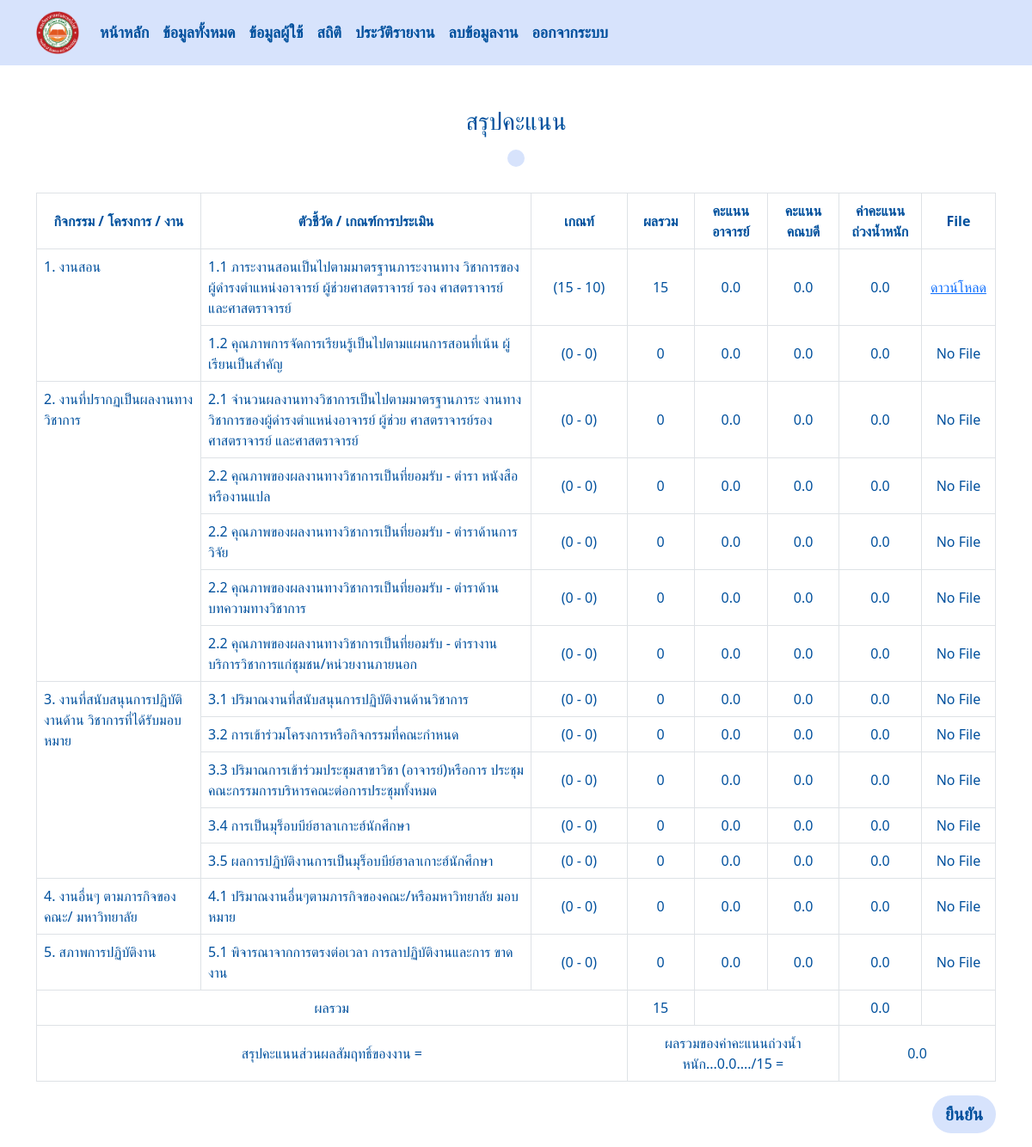
The app's page /conclusion_view/5/ (signed in) with its own data.
### managesystem/models.py (models this page shows, shortened)
class Result(models.Model):
    employee = models.ForeignKey(Employee, on_delete=models.CASCADE)
    work = models.ForeignKey(Setunit, on_delete=models.CASCADE)
    term1 = models.PositiveIntegerField(default=0)
    term2 = models.PositiveIntegerField(default=0)
    total = models.PositiveIntegerField(default=0)
    employee_score = models.FloatField(default=0.0)
    dean_score = models.FloatField(default=0.0)
    result_score = models.FloatField(default=0.0)
    file = models.FileField(upload_to=user_directory_path, blank=True, null=True)

class Work(models.Model):
    name = models.CharField(max_length=100) ### col for กิจกรรม
    description = models.TextField() ### col for ตัวชี่วัด

class Setunit(models.Model):
    name = models.ForeignKey(Work,on_delete=models.CASCADE) ### ตำแหน่ง
    minunit = models.PositiveIntegerField(default=0) ### ค่าน้ำหนักตำ
    maxunit = models.PositiveIntegerField(default=0) ### สูง
    POSITION_CHOICES = [
        ('Dean', 'Dean'),
        ('Lecturer', 'Lecturer'),
        ('Researcher', 'Researcher'),
    ]
    position = models.CharField(max_length=50, choices=POSITION_CHOICES)

### managesystem/views.py (the view)
    def wrapper(request, *args, **kwargs):
        if not request.user.is_authenticated:
            messages.info(request, "กรุณาเข้าสู่ระบบ")  # Custom message
            return redirect('login')  # Redirect to login URL
        return function(request, *args, **kwargs)

### managesystem/views.py (called while the page is built, shortened)
def custom_login_required(function):
    def wrapper(request, *args, **kwargs):
        if not request.user.is_authenticated:
            messages.info(request, "กรุณาเข้าสู่ระบบ")  # Custom message
            return redirect('login')  # Redirect to login URL
        return function(request, *args, **kwargs)
    return wrapper

@custom_login_required
def conclusion_view (request, employee_id):
    employee = get_object_or_404(Employee, id=employee_id)
    results = Result.objects.filter(employee=employee)
    grouped_works = {key: list(group) for key, group in itertools.groupby(results, key=lambda x: x.work.name.name)}
    total_sum = (results.aggregate(Sum('total'))['total__sum'] or 0)
    score_sum = (results.aggregate(Sum('result_score'))['result_score__sum'] or 0)
    result_sum = float(score_sum / total_sum)
    context = {
        'grouped_works': grouped_works,
        'employee': employee,
        'total_sum': total_sum,
        'score_sum': score_sum,
        'result_sum': result_sum
    }
    return render(request,"conclusion_view.html", context)

### templates/conclusion_view.html (shortened to what this page needs)
{% include 'navbar.html' %}
<!DOCTYPE html>
<html lang="en">
<head>
    {% load static %}
    <link rel="stylesheet" href="{% static 'css/conclusion.css' %}">
</head>
<body>
    <div class="container mt-5">
        <h3 class="text-center mb-3">สรุปคะแนน</h3>
        <div class="text-center">
        <h3 class="mb-4 name">{{employee.username.first_name}} {{employee.username.last_name}}</h3>
    </div>
        <div class="table-responsive">
            <form action="" method="POST">
                <table id="workdata-table" class="table table-bordered">
                    <thead class="thead-dark">
                        <tr class="text-center align-middle">
                            <th data-filter="true" data-filter-type="select">กิจกรรม / โครงการ / งาน</th>
                            <th data-filter="true" data-filter-type="select">ตัวชี้วัด / เกณฑ์การประเมิน</th>
                            <th data-filter="true" data-filter-type="select">เกณท์</th>
                            <th data-filter="true" data-filter-type="select">ผลรวม</th>
                            <th data-filter="true" data-filter-type="select">คะแนนอาจารย์</th>
                            <th data-filter="true" data-filter-type="select">คะแนนคณบดี</th>
                            <th id="sem2Header" data-filter="true" data-filter-type="select">ค่าคะแนนถ่วงน้ำหนัก</th>
                            <th id="sem2Header" data-filter="true" data-filter-type="select" >File</th>
                        </tr>
                    </thead>
                    <tbody>
                        {% for group_name, group_works in grouped_works.items %}
                        <tr>
                            <td rowspan="{{ group_works|length }}">{{ group_name }}</td>
                            <td name="{{group_works.0.work.name.id}}">{{ group_works.0.work.name.description }}</td>
                            <td class="text-center align-middle" style="width: 10%;">
                                ({{group_works.0.total}} - {{group_works.0.work.maxunit}})
                            </td>
                            <td class="text-center align-middle" style="width: 7%;">
                                {{group_works.0.total}}
                            </td>
                            <td  class="align-middle text-center">
                                {{ group_works.0.employee_score }}
                            </td>
                            <td  data-id="{{ group_works.0.work.id }}" class="text-center align-middle">
                                {{ group_works.0.dean_score }}
                            </td>
                            <td  data-id="{{ group_works.0.id }}" class="text-center align-middle">{{group_works.0.result_score|floatformat:1 }}</td>
                            <td class="text-center align-middle">
                            {% if group_works.0.file %}
                                <a href="{% url 'download_file' group_works.0.id %}">ดาวน์โหลด</a>
                            {% else %}
                                No File
                            {% endif %}</td>
                        </tr>
                            {% for work in group_works|slice:"1:" %}
                                    <tr>
                                        <td>{{ work.work.name.description }}</td>
                                            <td class="text-center align-middle" style="width: 10%;">
                                                ({{work.work.minunit}} - {{work.work.maxunit}})
                                            </td>
                                        <td  class="text-center align-middle">
                                            {{work.total}}
                                        </td>
                                        <td  class="align-middle text-center">
                                            {{ work.employee_score }}
                                        </td>
                                        <td  class="align-middle text-center">
                                            {{ work.dean_score }}
                                        </td>
                                        <td data-id="{{ work.id }}" class="text-center align-middle">
                                            {{work.result_score|floatformat:1 }}
                                        </td>
                                        <td class="text-center align-middle">
                                        {% if work.file %}
                                            <a href="{% url 'download_file' work.id %}">ดาวน์โหลด</a>
                                        {% else %}
                                            No File
                                        {% endif %}</td>
                                    </tr>
                                    {% endfor %}
                                    {% endfor %}
                                    <tr class="text-center align-middle">
                                        <td class="text-right" colspan="3">ผลรวม</td>
                                        <td>{{ total_sum }}</td>
                                        <td colspan="2"></td>
                                        <td>{{ score_sum|floatformat:1 }}</td>
                                        <td></td>
                                    </tr>
                                    <tr class="text-center align-middle">
                                        <td class="text-left" colspan="3">สรุปคะแนนส่วนผลสัมฤทธิ์ของงาน = </td>
                                        <td colspan="3"> ผลรวมของค่าคะแนนถ่วงน้ำหนัก...{{ score_sum|floatformat:1 }}..../{{total_sum}} =</td>
                                        <td colspan="2">
                                            <input class="text-center" type="float" style="color: #04549c;" name="result_sum" value="{{ result_sum|floatformat:1 }}" readonly>
                                        </td>
                                    </tr>
                        </tbody>
                    </table>
                                <div class="d-flex justify-content-end mb-3">
                                    <button type="submit" style="border-radius: 50px; font-size: 20px;">ยืนยัน</button>
                                </div>
                </form>
        </div>
    </div>
</body>
</html>

### static/css/conclusion.css (style rules this page uses)
h1,h2,h3,h4,h5,h6,p,td,th { color: #00509D; }
button { background-color: #D7E3FC; border: 0px; padding: 7px 15px; color: #00509D; font-weight: bold; }
.container .name { display: inline-block; font-size: 24px; background-color: #D7E3FC; border-radius: 50px; padding: 10px; font-weight: bold; }
input { background: none; border: none; width: 100%; }

### records on screen
Result: name "1. งานสอน", work.description "1.1 ภาระงานสอนเป็นไปตามมาตรฐานภาระงานทาง วิชาการของผู้ดำรงตำแหน่งอาจารย์ ผู้ช่วยศาสตราจารย์ รอง ศาสตราจารย์ และศาสตราจารย์", total "15", work.maxunit "10", employee_score "0.0", dean_score "0.0", result_score "0.0", shows "ดาวน์โหลด"
Result: work.name.description "1.2 คุณภาพการจัดการเรียนรู้เป็นไปตามแผนการสอนที่เน้น ผู้เรียนเป็นสำคัญ", work.minunit "0", work.maxunit "0", total "0", employee_score "0.0", dean_score "0.0", result_score "0.0", file "No File"
Result: name "2. งานที่ปรากฏเป็นผลงานทางวิชาการ", work.description "2.1 จำนวนผลงานทางวิชาการเป็นไปตามมาตรฐานภาระ งานทางวิชาการของผู้ดำรงตำแหน่งอาจารย์ ผู้ช่วย ศาสตราจารย์รองศาสตราจารย์ และศาสตราจารย์", total "0", work.maxunit "0", employee_score "0.0", dean_score "0.0", result_score "0.0", file "No File"
Result: work.name.description "2.2 คุณภาพของผลงานทางวิชาการเป็นที่ยอมรับ - ตำรา หนังสือหรืองานแปล", work.minunit "0", work.maxunit "0", total "0", employee_score "0.0", dean_score "0.0", result_score "0.0", file "No File"
Result: work.name.description "2.2 คุณภาพของผลงานทางวิชาการเป็นที่ยอมรับ - ตำราด้านการวิจัย", work.minunit "0", work.maxunit "0", total "0", employee_score "0.0", dean_score "0.0", result_score "0.0", file "No File"
Result: work.name.description "2.2 คุณภาพของผลงานทางวิชาการเป็นที่ยอมรับ - ตำราด้านบทความทางวิชาการ", work.minunit "0", work.maxunit "0", total "0", employee_score "0.0", dean_score "0.0", result_score "0.0", file "No File"
Result: work.name.description "2.2 คุณภาพของผลงานทางวิชาการเป็นที่ยอมรับ - ตำรางานบริการวิชาการแก่ชุมชน/หน่วยงานภายนอก", work.minunit "0", work.maxunit "0", total "0", employee_score "0.0", dean_score "0.0", result_score "0.0", file "No File"
Result: name "3. งานที่สนับสนุนการปฏิบัติงานด้าน วิชาการที่ได้รับมอบหมาย", work.description "3.1 ปริมาณงานที่สนับสนุนการปฏิบัติงานด้านวิชาการ", total "0", work.maxunit "0", employee_score "0.0", dean_score "0.0", result_score "0.0", file "No File"
Result: work.name.description "3.2 การเข้าร่วมโครงการหรือกิจกรรมที่คณะกำหนด", work.minunit "0", work.maxunit "0", total "0", employee_score "0.0", dean_score "0.0", result_score "0.0", file "No File"
Result: work.name.description "3.3 ปริมาณการเข้าร่วมประชุมสาขาวิชา (อาจารย์)หรือการ ประชุมคณะกรรมการบริหารคณะต่อการประชุมทั้งหมด", work.minunit "0", work.maxunit "0", total "0", employee_score "0.0", dean_score "0.0", result_score "0.0", file "No File"
Result: work.name.description "3.4 การเป็นมุร็อบบีย์ฮาลาเกาะฮ์นักศึกษา", work.minunit "0", work.maxunit "0", total "0", employee_score "0.0", dean_score "0.0", result_score "0.0", file "No File"
Result: work.name.description "3.5 ผลการปฏิบัติงานการเป็นมุร็อบบีย์ฮาลาเกาะฮ์นักศึกษา", work.minunit "0", work.maxunit "0", total "0", employee_score "0.0", dean_score "0.0", result_score "0.0", file "No File"
Result: name "4. งานอื่นๆ ตามภารกิจของคณะ/ มหาวิทยาลัย", work.description "4.1 ปริมาณงานอื่นๆตามภารกิจของคณะ/หรือมหาวิทยาลัย มอบหมาย", total "0", work.maxunit "0", employee_score "0.0", dean_score "0.0", result_score "0.0", file "No File"
Result: name "5. สภาพการปฏิบัติงาน", work.description "5.1 พิจารณาจากการตรงต่อเวลา การลาปฏิบัติงานและการ ขาดงาน", total "0", work.maxunit "0", employee_score "0.0", dean_score "0.0", result_score "0.0", file "No File"

### other values on screen
{{ total_sum }} "15"
{{ score_sum|floatformat:1 }} "0.0"
